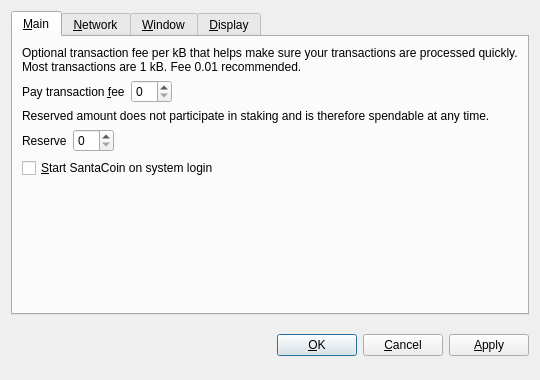
<?xml version="1.0" encoding="UTF-8"?>
<ui version="4.0">
 <class>OptionsDialog</class>
 <widget class="QDialog" name="OptionsDialog">
  <property name="geometry">
   <rect>
    <x>0</x>
    <y>0</y>
    <width>540</width>
    <height>380</height>
   </rect>
  </property>
  <property name="windowTitle">
   <string>Options</string>
  </property>
  <property name="modal">
   <bool>true</bool>
  </property>
  <layout class="QVBoxLayout" name="verticalLayout">
   <item>
    <widget class="QTabWidget" name="tabWidget">
     <property name="tabPosition">
      <enum>QTabWidget::North</enum>
     </property>
     <property name="currentIndex">
      <number>0</number>
     </property>
     <widget class="QWidget" name="tabMain">
      <attribute name="title">
       <string>&amp;Main</string>
      </attribute>
      <layout class="QVBoxLayout" name="verticalLayout_Main">
       <item>
        <widget class="QLabel" name="transactionFeeInfoLabel">
         <property name="text">
          <string>Optional transaction fee per kB that helps make sure your transactions are processed quickly. Most transactions are 1 kB. Fee 0.01 recommended.</string>
         </property>
         <property name="textFormat">
          <enum>Qt::PlainText</enum>
         </property>
         <property name="wordWrap">
          <bool>true</bool>
         </property>
        </widget>
       </item>
       <item>
        <layout class="QHBoxLayout" name="horizontalLayoutFee">
         <item>
          <widget class="QLabel" name="transactionFeeLabel">
           <property name="text">
            <string>Pay transaction &amp;fee</string>
           </property>
           <property name="textFormat">
            <enum>Qt::PlainText</enum>
           </property>
           <property name="buddy">
            <cstring>transactionFee</cstring>
           </property>
          </widget>
         </item>
         <item>
          <widget class="BitcoinAmountField" name="transactionFee"/>
         </item>
         <item>
          <spacer name="horizontalSpacerFee">
           <property name="orientation">
            <enum>Qt::Horizontal</enum>
           </property>
           <property name="sizeHint" stdset="0">
            <size>
             <width>40</width>
             <height>20</height>
            </size>
           </property>
          </spacer>
         </item>
        </layout>
       </item>
       <item>
        <widget class="QLabel" name="reserveBalanceInfoLabel">
         <property name="text">
          <string>Reserved amount does not participate in staking and is therefore spendable at any time.</string>
         </property>
         <property name="textFormat">
          <enum>Qt::PlainText</enum>
         </property>
         <property name="wordWrap">
          <bool>true</bool>
         </property>
        </widget>
       </item>
       <item>
        <layout class="QHBoxLayout" name="horizontalLayoutReserveBalance">
         <item>
          <widget class="QLabel" name="reserveBalanceLabel">
           <property name="text">
            <string>Reserve</string>
           </property>
           <property name="textFormat">
            <enum>Qt::PlainText</enum>
           </property>
           <property name="buddy">
            <cstring>reserveBalance</cstring>
           </property>
          </widget>
         </item>
         <item>
          <widget class="BitcoinAmountField" name="reserveBalance"/>
         </item>
         <item>
          <spacer name="horizontalSpacerReserveBalance">
           <property name="orientation">
            <enum>Qt::Horizontal</enum>
           </property>
           <property name="sizeHint" stdset="0">
            <size>
             <width>40</width>
             <height>20</height>
            </size>
           </property>
          </spacer>
         </item>
        </layout>
       </item>
       <item>
        <widget class="QCheckBox" name="bitcoinAtStartup">
         <property name="toolTip">
          <string>Automatically start SantaCoin after logging in to the system.</string>
         </property>
         <property name="text">
          <string>&amp;Start SantaCoin on system login</string>
         </property>
        </widget>
       </item>
       <item>
        <spacer name="verticalSpacer_Main">
         <property name="orientation">
          <enum>Qt::Vertical</enum>
         </property>
         <property name="sizeHint" stdset="0">
          <size>
           <width>20</width>
           <height>40</height>
          </size>
         </property>
        </spacer>
       </item>
      </layout>
     </widget>
     <widget class="QWidget" name="tabNetwork">
      <attribute name="title">
       <string>&amp;Network</string>
      </attribute>
      <layout class="QVBoxLayout" name="verticalLayout_Network">
       <item>
        <widget class="QCheckBox" name="mapPortUpnp">
         <property name="toolTip">
          <string>Automatically open the SantaCoin client port on the router. This only works when your router supports UPnP and it is enabled.</string>
         </property>
         <property name="text">
          <string>Map port using &amp;UPnP</string>
         </property>
        </widget>
       </item>
       <item>
        <widget class="QCheckBox" name="connectSocks">
         <property name="toolTip">
          <string>Connect to the SantaCoin network through a SOCKS5 proxy (e.g. when connecting through Tor).</string>
         </property>
         <property name="text">
          <string>&amp;Connect through SOCKS5 proxy:</string>
         </property>
        </widget>
       </item>
       <item>
        <layout class="QHBoxLayout" name="horizontalLayout_Network">
         <item>
          <widget class="QLabel" name="proxyIpLabel">
           <property name="text">
            <string>Proxy &amp;IP:</string>
           </property>
           <property name="textFormat">
            <enum>Qt::PlainText</enum>
           </property>
           <property name="buddy">
            <cstring>proxyIp</cstring>
           </property>
          </widget>
         </item>
         <item>
          <widget class="QValidatedLineEdit" name="proxyIp">
           <property name="maximumSize">
            <size>
             <width>140</width>
             <height>16777215</height>
            </size>
           </property>
           <property name="toolTip">
            <string>IP address of the proxy (e.g. 127.0.0.1)</string>
           </property>
          </widget>
         </item>
         <item>
          <widget class="QLabel" name="proxyPortLabel">
           <property name="text">
            <string>&amp;Port:</string>
           </property>
           <property name="textFormat">
            <enum>Qt::PlainText</enum>
           </property>
           <property name="buddy">
            <cstring>proxyPort</cstring>
           </property>
          </widget>
         </item>
         <item>
          <widget class="QLineEdit" name="proxyPort">
           <property name="maximumSize">
            <size>
             <width>55</width>
             <height>16777215</height>
            </size>
           </property>
           <property name="toolTip">
            <string>Port of the proxy (e.g. 9050)</string>
           </property>
          </widget>
         </item>
         <item>
          <spacer name="horizontalSpacer_Network">
           <property name="orientation">
            <enum>Qt::Horizontal</enum>
           </property>
           <property name="sizeHint" stdset="0">
            <size>
             <width>40</width>
             <height>20</height>
            </size>
           </property>
          </spacer>
         </item>
        </layout>
       </item>
       <item>
        <spacer name="verticalSpacer_Network">
         <property name="orientation">
          <enum>Qt::Vertical</enum>
         </property>
         <property name="sizeHint" stdset="0">
          <size>
           <width>20</width>
           <height>40</height>
          </size>
         </property>
        </spacer>
       </item>
      </layout>
     </widget>
     <widget class="QWidget" name="tabWindow">
      <attribute name="title">
       <string>&amp;Window</string>
      </attribute>
      <layout class="QVBoxLayout" name="verticalLayout_Window">
       <item>
        <widget class="QCheckBox" name="minimizeToTray">
         <property name="toolTip">
          <string>Show only a tray icon after minimizing the window.</string>
         </property>
         <property name="text">
          <string>&amp;Minimize to the tray instead of the taskbar</string>
         </property>
        </widget>
       </item>
       <item>
        <widget class="QCheckBox" name="minimizeOnClose">
         <property name="toolTip">
          <string>Minimize instead of exit the application when the window is closed. When this option is enabled, the application will be closed only after selecting Quit in the menu.</string>
         </property>
         <property name="text">
          <string>M&amp;inimize on close</string>
         </property>
        </widget>
       </item>
       <item>
        <spacer name="verticalSpacer_Window">
         <property name="orientation">
          <enum>Qt::Vertical</enum>
         </property>
         <property name="sizeHint" stdset="0">
          <size>
           <width>20</width>
           <height>40</height>
          </size>
         </property>
        </spacer>
       </item>
      </layout>
     </widget>
     <widget class="QWidget" name="tabDisplay">
      <attribute name="title">
       <string>&amp;Display</string>
      </attribute>
      <layout class="QVBoxLayout" name="verticalLayout_Display">
       <item>
        <layout class="QHBoxLayout" name="horizontalLayout_1_Display">
         <item>
          <widget class="QLabel" name="langLabel">
           <property name="text">
            <string>User Interface &amp;language:</string>
           </property>
           <property name="textFormat">
            <enum>Qt::PlainText</enum>
           </property>
           <property name="buddy">
            <cstring>lang</cstring>
           </property>
          </widget>
         </item>
         <item>
          <widget class="QValueComboBox" name="lang">
           <property name="toolTip">
            <string>The user interface language can be set here. This setting will take effect after restarting SantaCoin.</string>
           </property>
          </widget>
         </item>
        </layout>
       </item>
       <item>
        <layout class="QHBoxLayout" name="horizontalLayout_2_Display">
         <item>
          <widget class="QLabel" name="unitLabel">
           <property name="text">
            <string>&amp;Unit to show amounts in:</string>
           </property>
           <property name="textFormat">
            <enum>Qt::PlainText</enum>
           </property>
           <property name="buddy">
            <cstring>unit</cstring>
           </property>
          </widget>
         </item>
         <item>
          <widget class="QValueComboBox" name="unit">
           <property name="toolTip">
            <string>Choose the default subdivision unit to show in the interface and when sending coins.</string>
           </property>
          </widget>
         </item>
        </layout>
       </item>
       <item>
        <widget class="QCheckBox" name="coinControlFeatures">
         <property name="toolTip">
          <string>Whether to show coin control features or not.</string>
         </property>
         <property name="text">
          <string>Display coin &amp;control features (experts only!)</string>
         </property>
        </widget>
       </item>
       <item>
        <widget class="QCheckBox" name="minimizeCoinAge">
         <property name="toolTip">
          <string>Whether to select the coin outputs randomly or with minimal coin age.</string>
         </property>
         <property name="text">
          <string>Minimize weight consumption (experimental)</string>
         </property>
        </widget>
       </item>
       <item>
        <spacer name="verticalSpacer_Display">
         <property name="orientation">
          <enum>Qt::Vertical</enum>
         </property>
         <property name="sizeHint" stdset="0">
          <size>
           <width>20</width>
           <height>40</height>
          </size>
         </property>
        </spacer>
       </item>
      </layout>
     </widget>
    </widget>
   </item>
   <item>
    <layout class="QHBoxLayout" name="horizontalLayout_Buttons">
     <item>
      <spacer name="horizontalSpacer_1">
       <property name="orientation">
        <enum>Qt::Horizontal</enum>
       </property>
       <property name="sizeHint" stdset="0">
        <size>
         <width>40</width>
         <height>48</height>
        </size>
       </property>
      </spacer>
     </item>
     <item>
      <widget class="QLabel" name="statusLabel">
       <property name="font">
        <font>
         <weight>75</weight>
         <bold>true</bold>
        </font>
       </property>
       <property name="text">
        <string/>
       </property>
       <property name="textFormat">
        <enum>Qt::PlainText</enum>
       </property>
       <property name="wordWrap">
        <bool>true</bool>
       </property>
      </widget>
     </item>
     <item>
      <spacer name="horizontalSpacer_2">
       <property name="orientation">
        <enum>Qt::Horizontal</enum>
       </property>
       <property name="sizeHint" stdset="0">
        <size>
         <width>40</width>
         <height>48</height>
        </size>
       </property>
      </spacer>
     </item>
     <item>
      <widget class="QPushButton" name="okButton">
       <property name="text">
        <string>&amp;OK</string>
       </property>
      </widget>
     </item>
     <item>
      <widget class="QPushButton" name="cancelButton">
       <property name="text">
        <string>&amp;Cancel</string>
       </property>
       <property name="autoDefault">
        <bool>false</bool>
       </property>
      </widget>
     </item>
     <item>
      <widget class="QPushButton" name="applyButton">
       <property name="text">
        <string>&amp;Apply</string>
       </property>
       <property name="autoDefault">
        <bool>false</bool>
       </property>
      </widget>
     </item>
    </layout>
   </item>
  </layout>
 </widget>
 <customwidgets>
  <customwidget>
   <class>QValidatedLineEdit</class>
   <extends>QLineEdit</extends>
   <header>qvalidatedlineedit.h</header>
  </customwidget>
  <customwidget>
   <class>BitcoinAmountField</class>
   <extends>QSpinBox</extends>
   <header>bitcoinamountfield.h</header>
  </customwidget>
  <customwidget>
   <class>QValueComboBox</class>
   <extends>QComboBox</extends>
   <header>qvaluecombobox.h</header>
  </customwidget>
 </customwidgets>
 <resources/>
 <connections/>
</ui>
